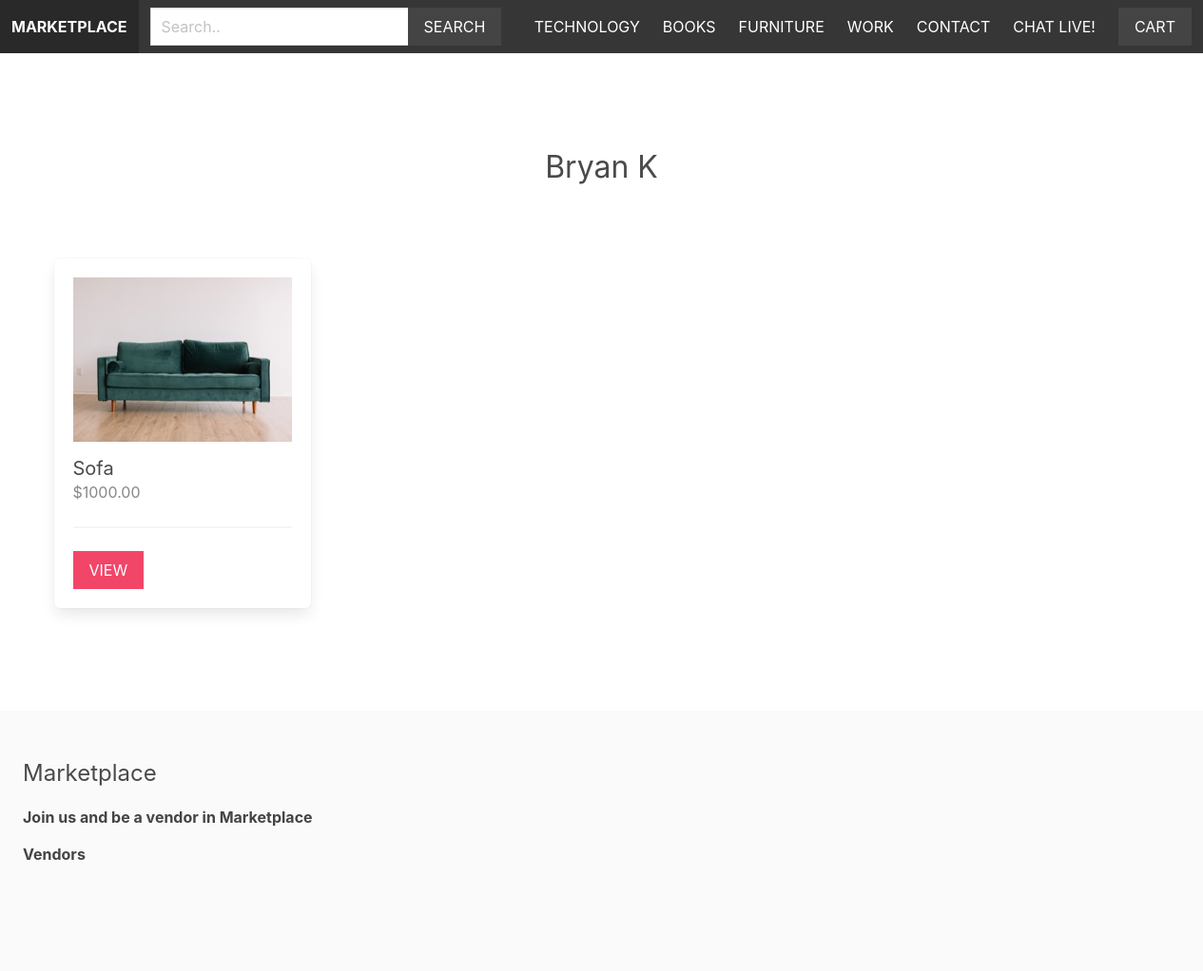
/vendors/1/, run on the app's committed database.
### apps/product/models.py (models this page shows, shortened)
class Category(models.Model):
    title = models.CharField(max_length=255)
    slug = models.SlugField(max_length=255)
    ordering = models.IntegerField(default=0)
    class Meta:
        ordering = ['ordering']

class Product(models.Model):
    category = models.ForeignKey(Category, related_name='products', on_delete=models.CASCADE)
    vendor = models.ForeignKey(Vendor, related_name='products', on_delete=models.CASCADE)
    title = models.CharField(max_length=255)
    slug = models.SlugField(max_length=255)
    description = models.TextField(blank=True, null=True)
    price = models.DecimalField(max_digits= 10, decimal_places=2)
    date_added = models.DateTimeField(auto_now_add=True)
    image = models.ImageField(upload_to='uploads/', blank=True, null=True)
    thumbnail = models.ImageField(upload_to='uploads/', blank=True, null=True)
    class Meta:
        ordering = ['-date_added']
    def get_thumbnail(self):
        if self.thumbnail:
            return self.thumbnail.url

### apps/vendor/models.py (models this page shows, shortened)
class Vendor(models.Model):
    name = models.CharField(max_length=255)
    created_at = models.DateTimeField(auto_now_add=True)
    created_by = models.OneToOneField(User, related_name='vendor', on_delete=models.CASCADE)
    class Meta:
        ordering = ['name']

### apps/vendor/views.py (the view)
# urls.py: path('', views.vendors, name='vendor'),
def vendor(request, vendor_id):
    vendor = get_object_or_404(Vendor, pk=vendor_id)
    return render(request, 'vendor/vendor.html', {'vendor': vendor})

### apps/cart/cart.py (called while the page is built)
    def __len__(self):
        return sum(item['quantity'] for item in self.cart.values())

### apps/cart/context_processors.py (called while the page is built)
def cart(request):
    return {'cart': Cart(request)}

### apps/product/context_processors.py (called while the page is built)
def menu_categories(request):
    categories = Category.objects.all()
    return {'menu_categories': categories}

### apps/vendor/templates/vendor/vendor.html (shortened to what this page needs)
{% extends 'core/base.html' %}
{% block content %}
    <div class="columns is-multiline mb-6">
        <div class="column is-12 has-text-centered mt-6 mb-6">
            <h2 class="is-size-3">{{ vendor.name }}</h2>
        </div>
        {% for product in vendor.products.all %}
            {% include 'product/parts/list_item.html' %}
        {% endfor %}
    </div>
{% endblock %}

### apps/core/templates/core/base.html (shortened to what this page needs)
{% load static %}
<!DOCTYPE html>
<html lang="en">
<head>
    <link rel="stylesheet" href="https://cdn.jsdelivr.net/npm/bulma@0.9.1/css/bulma.min.css">
    <link rel="stylesheet" href="{% static 'styles/main.css' %}">
</head>
<body>
    <nav class="navbar is-dark">
        <div class="navbar-brand">
            <a href="/" class="navbar-item"><strong>Marketplace</strong></a>
        </div>
        <div class="navbar-menu" id="main-navbar">
            <div class="navbar-start">
                <div class="navbar-item">
                    <form method="get" action="{% url 'search' %}">
                        <div class="field has-addons">
                            <div class="control">
                                <input type="text" class="input" placeholder="Search.." name="query">
                            </div>
                            <div class="control">
                                <button class="button is-dark is-uppercase">Search</button>
                            </div>
                        </div>
                    </form>
                </div>
            </div>
            <div class="navbar-end">
                {% for category in menu_categories %}
                    <a href="{% url 'category' category.slug %}" class="navbar-item">{{ category.title }}</a>
                {% endfor %}
                <a href="{% url 'contact' %}" class="navbar-item">Contact</a>
                <a href="{% url 'index' %}" class="navbar-item">Chat Live!</a>
                <div class="navbar-item">
                    <a href="{% url 'cart' %}" class="button is-dark">Cart{% if cart %} ({{ cart | length }}){% endif %}</a>
                </div>
            </div>
        </div>
    </nav>
    <section class="section">
        <div class="container">
            {% block content %}
            {% endblock %}
        </div>
    </section>
    <footer class="footer">
        <h3 class="is-size-4 mb-4">Marketplace</h3>
        {% if request.user.is_authenticated %}
        <a href="{% url 'vendor_admin' %}"><b>Vendor Admin</b></a>
        {% else %}
        <a href="{% url 'become_vendor' %}"><b>Join us and be a vendor in Marketplace</b></a>
        {% endif %}
        <br>
        <a href="{% url 'vendor' %}"><b>Vendors</b></a>
    </footer>
</body>
</html>

### apps/product/templates/product/parts/list_item.html
<div class="column is-3 product-list-item">
    <div class="box">
        <figure class="image is-4by3 mb-4">
            <img src="{{ product.get_thumbnail }}">
        </figure>
        <h2 class="subtitle">{{ product.title }}</h2>
        <h3 class="price is-size-6 mb-5">${{ product.price }}</h3>
        <hr>
        <a href="{% url 'product' product.category.slug product.slug %}" class="button is-danger is-uppercase">View</a>
    </div>
</div>

### static/styles/main.css (style rules this page uses)
.navbar { text-transform: uppercase; }
.navbar .is-dark { background: #444; }
.footer a { margin-bottom: 15px; display: inline-block; color: #444; }
.input, .button { border-radius: 0; }
.product-list-item .box .subtitle { margin-bottom: 0; }
.product-list-item .box .price { color: #888; }

### data on the page
Category: title "TECHNOLOGY"
Category: title "BOOKS"
Category: title "FURNITURE"
Category: title "WORK"
Vendor: name "Bryan K"
Product: get_thumbnail (picture), title "Sofa", price "1000.00"
